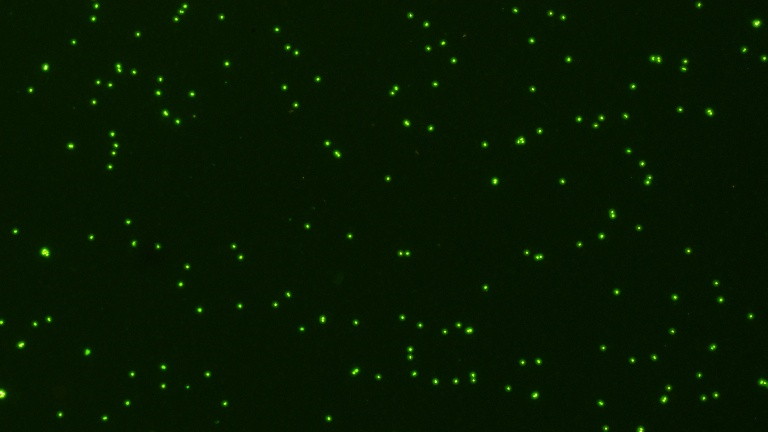
#> input picture samples/origin.png, 768 x 432 px, found by its file name
$ python process.py
#> lines starting #> are read from the running program, lines starting #| are printed output that depends on the picture; after the words box and inside, x2 and y2 are one past the last pixel; in counts of white or black regions, pixels touching at a corner belong together
import cv2 as cv
import numpy as np
import time

def trackbar_init():

     # 预设一个窗口
    cv.namedWindow("Threshold Setting",0)

    # 空函数
    def nothing(x):
        pass

    # 预设滑块
    cv.createTrackbar("H_min", "Threshold Setting", 30, 255, nothing)
    cv.createTrackbar("H_max", "Threshold Setting", 60, 255, nothing)
    cv.createTrackbar("S_min", "Threshold Setting", 50, 255, nothing)
    cv.createTrackbar("S_max", "Threshold Setting", 255, 255, nothing)
    cv.createTrackbar("V_min", "Threshold Setting", 50, 255, nothing)
    cv.createTrackbar("V_max", "Threshold Setting", 255, 255, nothing)

def hsv_update():

    # 生成滑块
    H_min = cv.getTrackbarPos('H_min', 'Threshold Setting')
    H_max = cv.getTrackbarPos('H_max', 'Threshold Setting')
    S_min = cv.getTrackbarPos('S_min', 'Threshold Setting')
    S_max = cv.getTrackbarPos('S_max', 'Threshold Setting')
    V_min = cv.getTrackbarPos('V_min', 'Threshold Setting')
    V_max = cv.getTrackbarPos('V_max', 'Threshold Setting')

    # 转换为numpy数组
    lower_hsv = np.array([H_min, S_min, V_min])
    upper_hsv = np.array([H_max, S_max, V_max])

    return lower_hsv,upper_hsv

def draw_contours(img,contours):

    # 查看轮廓个数
    num_contours = len(contours)

    # 设置要绘制的文字和字体属性
    text = "Cells (Clusters) found:" + str(num_contours)
    font = cv.FONT_HERSHEY_SIMPLEX
    font_scale = 0.5
    font_thickness = 1
    font_color = (255, 255, 255)  # 白色

    # 计算文字的位置
    text_x = int(img.shape[0]*0.03)
    text_y = int(img.shape[0]*0.97)

    # 在图像上绘制文字
    cv.putText(img, text, (text_x, text_y), font, font_scale, font_color, font_thickness)

    # 在原图上绘制轮廓
    for index in range (0,num_contours):

        # 单独绘制轮廓
        cv.drawContours(img, contours, index, (255, 0, 0), thickness=2)

        # 假设 contours 是你通过 cv.findContours 得到的轮廓列表
        # 选择要获取最小外接圆的轮廓，例如第一个轮廓
        selected_contour = contours[index]

        # 找到最小外接圆
        center, radius = cv.minEnclosingCircle(selected_contour)

        # 将浮点坐标转换为整数
        center = tuple(map(int, center))
        radius = int(radius)

        # 在图像上绘制最小外接圆
        # cv.circle(img, center, radius, (255, 255, 255), 2)

        # 设置要绘制的文字和字体属性
        text = str(index+1)
        font = cv.FONT_HERSHEY_SIMPLEX
        font_scale = 0.5
        font_thickness = 2
        font_color = (0, 0, 255)  # 白色

        # 计算文字的位置
        text_x = (center[0] - radius)
        text_y = (center[1] - radius)

        # 在图像上绘制文字
        cv.putText(img, text, (text_x, text_y), font, font_scale, font_color, font_thickness)

def waitkey():
    pass

# 检测主程序
def detect(address):

    # 滑块初始化
#> called with address = './samples/origin.png'
    trackbar_init()

    while True:

        start_time = time.time() # 记录开始时间

        # 更新滑块HSV设置
        lower_hsv, upper_hsv = hsv_update()

        # 读取图片
        img = cv.imread(address)
#> img is the input picture: shape (432, 768, 3); mean B, G, R 1.1, 24.4, 6.7
        # 调整图像，防畸变
        img = cv.resize(img, (0,0), fx=1, fy=1)
        # 将RGB模型转换为HSV模型
        hsv = cv.cvtColor(img, cv.COLOR_BGR2HSV)
#> hsv: shape (432, 768, 3); mean H, S, V 53.1, 245.5, 24.4
        # 基于阈值生成二值图
        Mask = cv.inRange(hsv, lowerb=lower_hsv, upperb=upper_hsv)
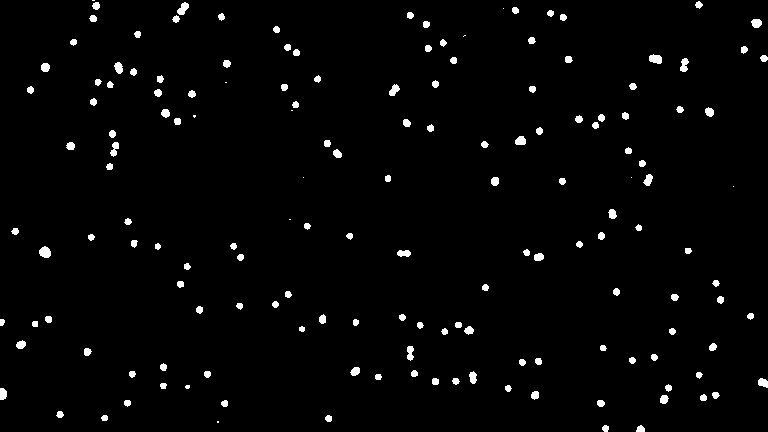
#> Mask: shape (432, 768); 2.1% white; 159 white regions (12 under 20 px), largest, box (x1, y1, x2, y2) and area: (39, 246, 51, 258) 108, (649, 54, 662, 64) 100, (177, 2, 189, 15) 95
        ret, mask = cv.threshold(Mask, 40, 255, cv.THRESH_BINARY)

        # 图像学腐蚀(terations,程度)
        mask = cv.erode(mask, None, iterations=1)
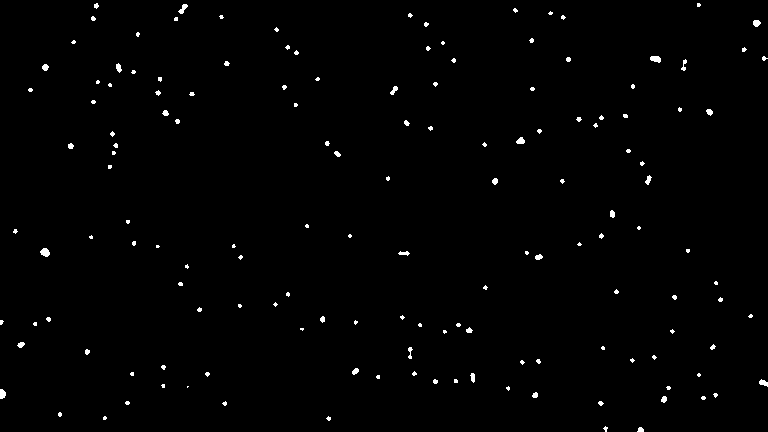
#> mask: shape (432, 768); 0.89% white; 149 white regions (109 under 20 px), largest, box (x1, y1, x2, y2) and area: (40, 248, 50, 257) 64, (650, 56, 661, 63) 59, (178, 4, 188, 14) 49

        # 图像学膨胀(terations,程度)
        mask = cv.dilate(mask, None, iterations=1)
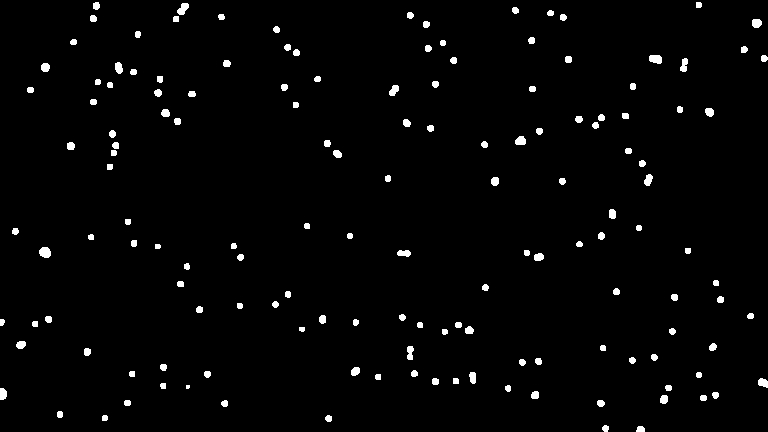
#> mask: shape (432, 768); 2% white; 149 white regions (1 under 20 px)

        # 高斯模糊
        # mask = cv.GaussianBlur(mask, (3, 3), 0)
        # 获取图像结构化元素（形态学处理前置操作）
        # kernel = cv.getStructuringElement(cv.MORPH_RECT, (5, 5))
        # # 图像闭操作
        # mask = cv.morphologyEx(mask, cv.MORPH_CLOSE, kernel)

        # 获取二值化圖轮廓点集(坐标)
        contours, heriachy1 = cv.findContours(mask, cv.RETR_EXTERNAL, cv.CHAIN_APPROX_SIMPLE)
#> contours = 149 contours, 3 with area under 20; largest, box (x1, y1, x2, y2) and area: (39, 247, 51, 258) 90, (649, 55, 662, 64) 82, (177, 3, 189, 15) 76, (515, 136, 526, 145) 67, (752, 19, 762, 28) 63; heriachy1 = 149 rows, first 6: [1, -1, -1, -1], [2, 0, -1, -1], [3, 1, -1, -1], [4, 2, -1, -1], [5, 3, -1, -1], [6, 4, -1, -1]

        # 绘制找到的轮廓
        draw_contours(img,contours)
#> in draw_contours, `num_contours = len(contours)`: num_contours = 149
#> in draw_contours, `text = "Cells (Clusters) found:" + str(num_contours)`: text = 'Cells (Clusters) found:149'
#> in draw_contours, `cv.putText(img, text, (text_x, text_y), font, font_scale, font_color, ..`:
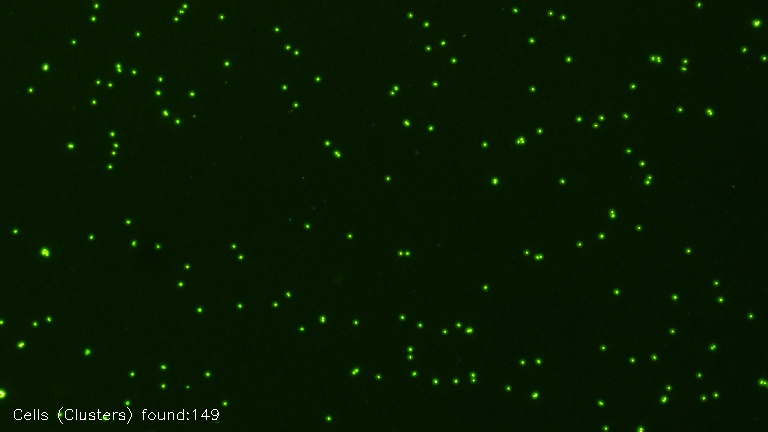
#> img: shape (432, 768, 3); 0.13% of pixels changed, all inside (x1, y1, x2, y2) = (14, 407, 219, 424)
#> the loop in draw_contours, `for index in range (0,num_contours):` made 149 passes
#> (center, radius, text_x, text_y) on passes 1 to 12: ((640, 429), 4, 636, 425), ((605, 428), 3, 602, 425), ((328, 418), 3, 325, 415), ((104, 417), 3, 101, 414), ((59, 414), 3, 56, 411), ((600, 402), 3, 597, 399), ((224, 403), 3, 221, 400), ((127, 402), 3, 124, 399), ((703, 397), 3, 700, 394), ((663, 398), 4, 659, 394), ((715, 394), 3, 712, 391), ((534, 394), 4, 530, 390)
#> after the loop in draw_contours, `for index in range (0,num_contours):`:
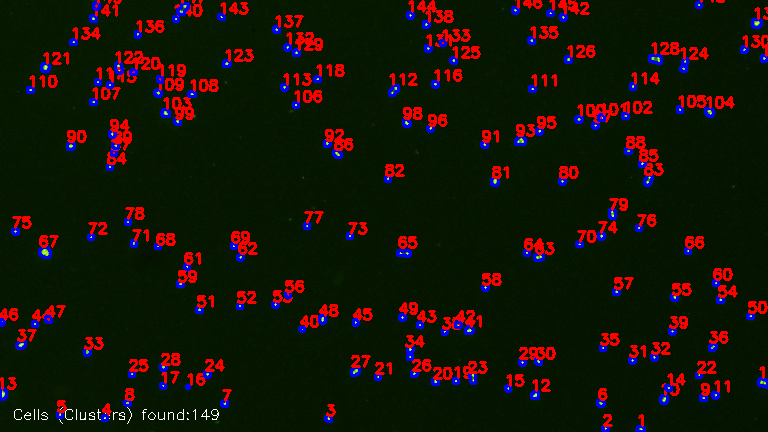
#> img: shape (432, 768, 3); 9.39% of pixels changed, all inside (x1, y1, x2, y2) = (0, 0, 768, 432)


        end_time = time.time() # 记录结束时间
        run_time = end_time - start_time # 计算运行时间（单位为秒）
        # print("程序运行时间：", run_time)


        # 设置要绘制的文字和字体属性
        text = "FPS:" + str(int(1/run_time)) +" Time:" + str(int(1000*run_time)) + "ms"
#> text = 'FPS:3 Time:293ms'
        font = cv.FONT_HERSHEY_SIMPLEX
#> font = 0
        font_scale = 0.5
        font_thickness = 1
        font_color = (255, 255, 255)  # 白色

        # 计算文字的位置
        text_x = int(img.shape[0]*0.03)
#> text_x = 12
        text_y = int(img.shape[0]*0.06)
#> text_y = 25

        # 在图像上绘制文字
        cv.putText(img, text, (text_x, text_y), font, font_scale, font_color, font_thickness)
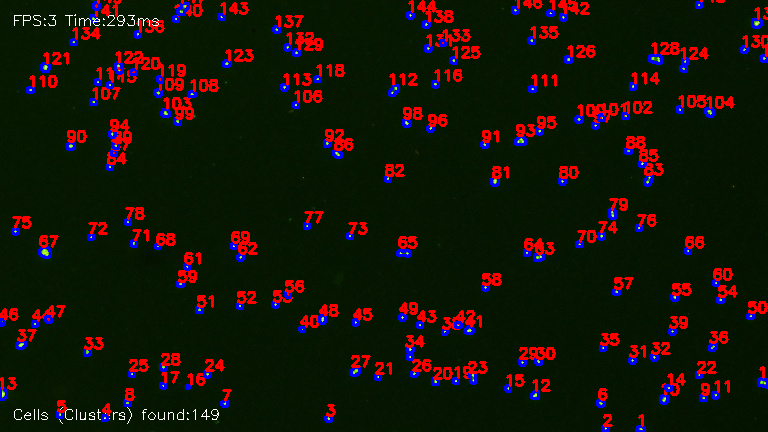
#> img: shape (432, 768, 3); 0.1% of pixels changed, all inside (x1, y1, x2, y2) = (14, 14, 159, 26)

        # 显示图像
        # cv.imshow("Mask", mask)
        cv.imshow("Image", img)

        # 等待键盘指令
        key = cv.waitKey(1)
#> (key Esc is pressed here)
        # 退出程序
        if(key == 27):
            # 摧毁所有窗口
            cv.destroyAllWindows()
            break

        # 输出参数
        elif key & 0xFF == ord('v'):
            print (lower_hsv, upper_hsv)

        # s键保存结果
        elif key & 0xFF == ord('s'):

            # 获取当前时间
            t = time.localtime()
            # 生成当前日期字符串
            Capture_Day = str(t.tm_year)+"."+str(t.tm_mon)+"."+str(t.tm_mday)
            # 生成当前时间字符串
            Capture_Time = str(t.tm_hour)+"."+str(t.tm_min)+"."+str(t.tm_sec)

            # 设置截取图片名称
            Picture_Name = Capture_Day+"_"+Capture_Time
            # 设置截取图片所在路径
            Capture_Path = "./results/"+Picture_Name+".jpg"

            # 保存截图
            cv.imwrite(Capture_Path, img)

            print("截图已保存:%s" % Capture_Path)


if __name__ == "__main__":
    # 尝试检测一下
    detect("./samples/origin.png")
